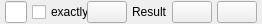
<?xml version="1.0" encoding="UTF-8"?>
<ui version="4.0">
 <class>SearchTextWidget</class>
 <widget class="QWidget" name="SearchTextWidget">
  <property name="geometry">
   <rect>
    <x>0</x>
    <y>0</y>
    <width>262</width>
    <height>24</height>
   </rect>
  </property>
  <property name="minimumSize">
   <size>
    <width>262</width>
    <height>24</height>
   </size>
  </property>
  <property name="maximumSize">
   <size>
    <width>376</width>
    <height>16777215</height>
   </size>
  </property>
  <property name="windowTitle">
   <string>Form</string>
  </property>
  <property name="autoFillBackground">
   <bool>false</bool>
  </property>
  <property name="styleSheet">
   <string notr="true"/>
  </property>
  <layout class="QHBoxLayout" name="horizontalLayout">
   <property name="spacing">
    <number>5</number>
   </property>
   <property name="leftMargin">
    <number>5</number>
   </property>
   <property name="topMargin">
    <number>0</number>
   </property>
   <property name="rightMargin">
    <number>5</number>
   </property>
   <property name="bottomMargin">
    <number>0</number>
   </property>
   <item>
    <widget class="QLineEdit" name="searchEdit"/>
   </item>
   <item>
    <widget class="QCheckBox" name="exactlyCheckBox">
     <property name="minimumSize">
      <size>
       <width>58</width>
       <height>17</height>
      </size>
     </property>
     <property name="text">
      <string>exactly</string>
     </property>
    </widget>
   </item>
   <item>
    <widget class="QPushButton" name="searchButton">
     <property name="text">
      <string/>
     </property>
     <property name="icon">
      <iconset resource="../../../resources/Cubator.qrc">
       <normaloff>:/icons/zoom.png</normaloff>:/icons/zoom.png</iconset>
     </property>
    </widget>
   </item>
   <item>
    <spacer name="spacer">
     <property name="orientation">
      <enum>Qt::Horizontal</enum>
     </property>
     <property name="sizeHint" stdset="0">
      <size>
       <width>0</width>
       <height>20</height>
      </size>
     </property>
    </spacer>
   </item>
   <item>
    <widget class="QLabel" name="messageLabel">
     <property name="text">
      <string>Result</string>
     </property>
    </widget>
   </item>
   <item>
    <widget class="QPushButton" name="backButton">
     <property name="text">
      <string/>
     </property>
     <property name="icon">
      <iconset resource="../../../resources/Cubator.qrc">
       <normaloff>:/icons/left.png</normaloff>:/icons/left.png</iconset>
     </property>
    </widget>
   </item>
   <item>
    <widget class="QPushButton" name="nextButton">
     <property name="text">
      <string/>
     </property>
     <property name="icon">
      <iconset resource="../../../resources/Cubator.qrc">
       <normaloff>:/icons/right.png</normaloff>:/icons/right.png</iconset>
     </property>
    </widget>
   </item>
  </layout>
 </widget>
 <resources>
  <include location="../../../resources/Cubator.qrc"/>
 </resources>
 <connections/>
</ui>
